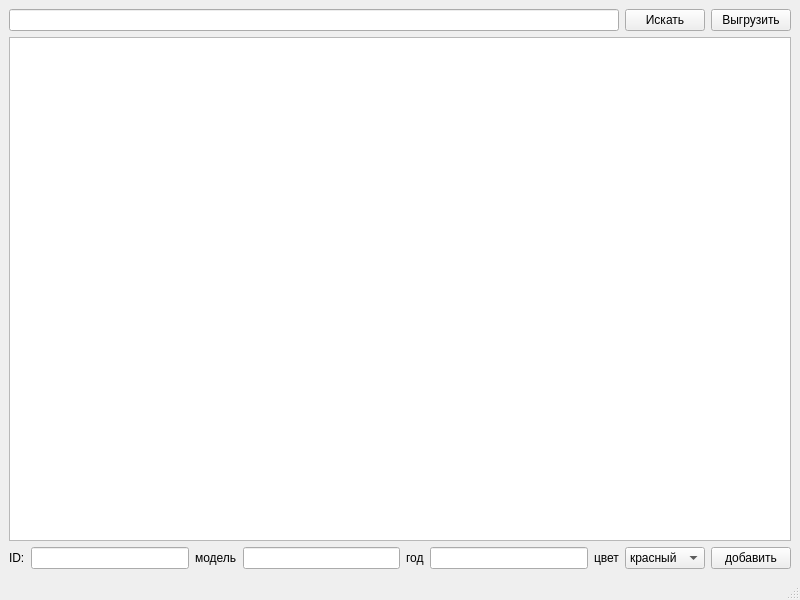
<?xml version="1.0" encoding="UTF-8"?>
<ui version="4.0">
 <class>MainWindow</class>
 <widget class="QMainWindow" name="MainWindow">
  <property name="geometry">
   <rect>
    <x>0</x>
    <y>0</y>
    <width>800</width>
    <height>600</height>
   </rect>
  </property>
  <property name="windowTitle">
   <string>MainWindow</string>
  </property>
  <widget class="QWidget" name="centralwidget">
   <layout class="QVBoxLayout" name="verticalLayout">
    <item>
     <layout class="QHBoxLayout" name="horizontalLayout">
      <item>
       <widget class="QLineEdit" name="editSearch"/>
      </item>
      <item>
       <widget class="QPushButton" name="ButtonFind">
        <property name="text">
         <string>Искать</string>
        </property>
       </widget>
      </item>
      <item>
       <widget class="QPushButton" name="UploadButton">
        <property name="text">
         <string>Выгрузить</string>
        </property>
       </widget>
      </item>
     </layout>
    </item>
    <item>
     <widget class="QTextBrowser" name="textBrowser"/>
    </item>
    <item>
     <layout class="QHBoxLayout" name="horizontalLayout_2">
      <item>
       <widget class="QLabel" name="label">
        <property name="text">
         <string>ID:</string>
        </property>
       </widget>
      </item>
      <item>
       <widget class="QLineEdit" name="editID"/>
      </item>
      <item>
       <widget class="QLabel" name="label_2">
        <property name="text">
         <string>модель</string>
        </property>
       </widget>
      </item>
      <item>
       <widget class="QLineEdit" name="editModel"/>
      </item>
      <item>
       <widget class="QLabel" name="label_3">
        <property name="text">
         <string>год</string>
        </property>
       </widget>
      </item>
      <item>
       <widget class="QLineEdit" name="editYear"/>
      </item>
      <item>
       <widget class="QLabel" name="label_4">
        <property name="text">
         <string>цвет</string>
        </property>
       </widget>
      </item>
      <item>
       <widget class="QComboBox" name="comboColor">
        <item>
         <property name="text">
          <string>красный</string>
         </property>
        </item>
        <item>
         <property name="text">
          <string>зеленый </string>
         </property>
        </item>
        <item>
         <property name="text">
          <string>синий</string>
         </property>
        </item>
        <item>
         <property name="text">
          <string>черный</string>
         </property>
        </item>
       </widget>
      </item>
      <item>
       <widget class="QPushButton" name="ButtonAdd">
        <property name="text">
         <string>добавить</string>
        </property>
       </widget>
      </item>
     </layout>
    </item>
   </layout>
  </widget>
  <widget class="QMenuBar" name="menubar">
   <property name="geometry">
    <rect>
     <x>0</x>
     <y>0</y>
     <width>800</width>
     <height>22</height>
    </rect>
   </property>
  </widget>
  <widget class="QStatusBar" name="statusbar"/>
 </widget>
 <resources/>
 <connections>
  <connection>
   <sender>ButtonFind</sender>
   <signal>clicked()</signal>
   <receiver>MainWindow</receiver>
   <slot>FindCar()</slot>
   <hints>
    <hint type="sourcelabel">
     <x>708</x>
     <y>55</y>
    </hint>
    <hint type="destinationlabel">
     <x>710</x>
     <y>28</y>
    </hint>
   </hints>
  </connection>
  <connection>
   <sender>ButtonAdd</sender>
   <signal>clicked()</signal>
   <receiver>MainWindow</receiver>
   <slot>AddCar()</slot>
   <hints>
    <hint type="sourcelabel">
     <x>755</x>
     <y>563</y>
    </hint>
    <hint type="destinationlabel">
     <x>725</x>
     <y>577</y>
    </hint>
   </hints>
  </connection>
  <connection>
   <sender>UploadButton</sender>
   <signal>clicked()</signal>
   <receiver>MainWindow</receiver>
   <slot>UploadCar()</slot>
   <hints>
    <hint type="sourcelabel">
     <x>776</x>
     <y>46</y>
    </hint>
    <hint type="destinationlabel">
     <x>792</x>
     <y>56</y>
    </hint>
   </hints>
  </connection>
  <connection>
   <sender>ButtonAdd</sender>
   <signal>clicked()</signal>
   <receiver>editID</receiver>
   <slot>clear()</slot>
   <hints>
    <hint type="sourcelabel">
     <x>734</x>
     <y>562</y>
    </hint>
    <hint type="destinationlabel">
     <x>147</x>
     <y>567</y>
    </hint>
   </hints>
  </connection>
  <connection>
   <sender>ButtonAdd</sender>
   <signal>clicked()</signal>
   <receiver>editModel</receiver>
   <slot>clear()</slot>
   <hints>
    <hint type="sourcelabel">
     <x>717</x>
     <y>552</y>
    </hint>
    <hint type="destinationlabel">
     <x>384</x>
     <y>558</y>
    </hint>
   </hints>
  </connection>
  <connection>
   <sender>ButtonAdd</sender>
   <signal>clicked()</signal>
   <receiver>editYear</receiver>
   <slot>clear()</slot>
   <hints>
    <hint type="sourcelabel">
     <x>783</x>
     <y>561</y>
    </hint>
    <hint type="destinationlabel">
     <x>566</x>
     <y>556</y>
    </hint>
   </hints>
  </connection>
 </connections>
 <slots>
  <slot>FindCar()</slot>
  <slot>AddCar()</slot>
  <slot>UploadCar()</slot>
 </slots>
</ui>
